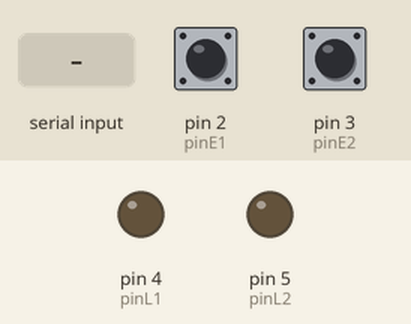
Recording of a sketch running on a simulated Arduino Uno, built with avr-gcc and run on an emulated ATmega328P. On the bench: output pins drawn as LEDs (lit = HIGH). The test bench sets the inputs (shaded band); at power-on: pin 2 (pinE1) HIGH, pin 3 (pinE2) HIGH. What the sketch prints to the serial monitor is not drawn.

Above: at 1.2 s.
1.3 s: "A" received over Serial
At 2.5 s:
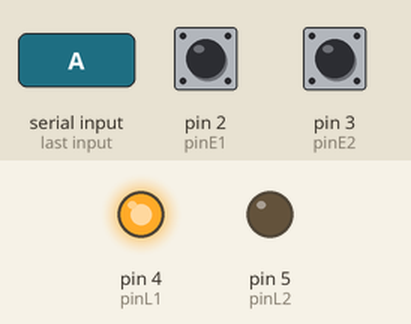
2.8 s: "B" received over Serial
At 3.9 s:
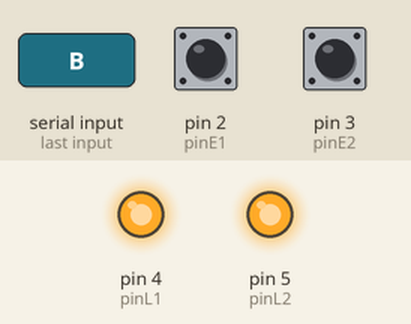
4.3 s: "a" received over Serial
At 5.2 s:
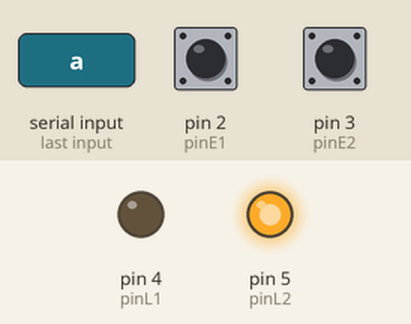
5.8 s: "b" received over Serial
At 6.5 s:
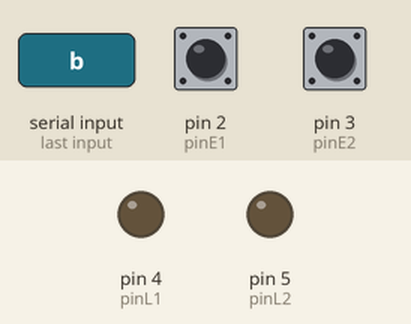
Timing chart, 0 to 8.3 s (numbered marks = the images above; inputs shaded):
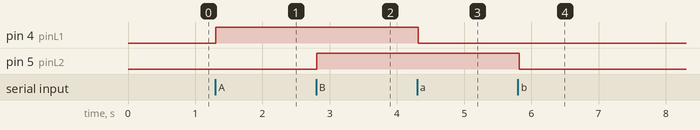

Measured:
- after the input at 1.3 s, pin 4 (pinL1): LOW → HIGH at once
- after the input at 2.8 s, pin 5 (pinL2): LOW → HIGH at once
- after the input at 4.3 s, pin 4 (pinL1): HIGH → LOW at once
- after the input at 5.8 s, pin 5 (pinL2): HIGH → LOW at once

The sketch:

tp7.ino
```cpp
const int pinE1 = 2;
const int pinE2 = 3;
const int pinL1 = 4;
const int pinL2 = 5;

void setup() {
  pinMode(pinE1, INPUT_PULLUP);
  pinMode(pinE2, INPUT_PULLUP);
  pinMode(pinL1, OUTPUT);
  pinMode(pinL2, OUTPUT);

  Serial.begin(9600);
}

void loop() {
  // 1. Leer estados de las entradas (invertidos si usamos INPUT_PULLUP, LOW al presionar)
  int estadoE1 = digitalRead(pinE1) == LOW ? 1 : 0;
  int estadoE2 = digitalRead(pinE2) == LOW ? 1 : 0;

  // 2. Enviar estados hacia Processing en formato de cadena separado por comas
  Serial.print(estadoE1);
  Serial.print(",");
  Serial.println(estadoE2);

  // 3. Leer si Processing manda comandos para cambiar las salidas (L1 y L2)
  if (Serial.available() > 0) {
    char comando = Serial.read();

    // A enciende L1, a apaga L1
    // B enciende L2, b apaga L2
    if (comando == 'A') digitalWrite(pinL1, HIGH);
    if (comando == 'a') digitalWrite(pinL1, LOW);
    if (comando == 'B') digitalWrite(pinL2, HIGH);
    if (comando == 'b') digitalWrite(pinL2, LOW);
  }

  delay(50); // Pequeña pausa para estabilidad en la comunicación
}
```
